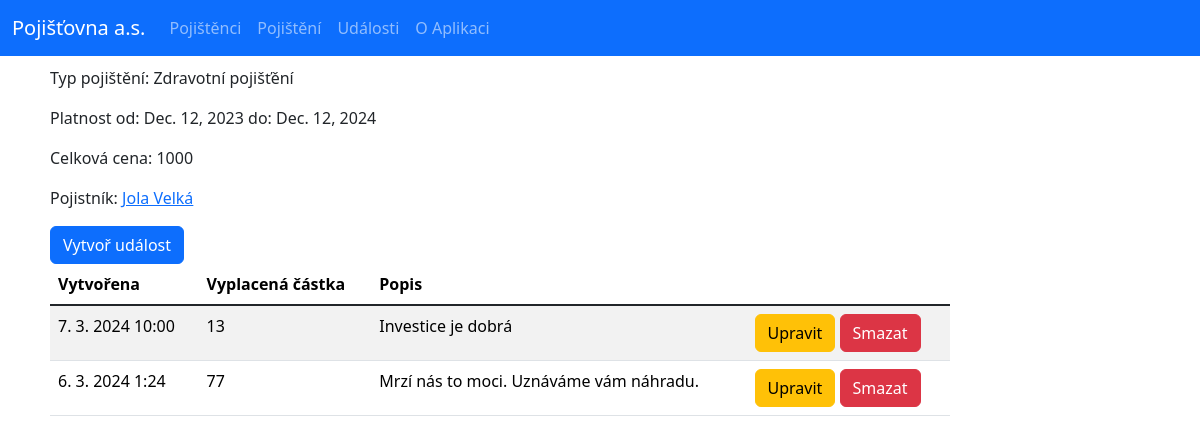
Screenshot of /insurance-policy-detail/5/ with the database file from the repository.
### base/models.py (models this page shows, shortened)
class InsurancePolicy(models.Model):
    holder = models.ForeignKey(Policyholder, on_delete=models.CASCADE)
    effective_date = models.DateField("Začátek platnosti")
    expire_date = models.DateField("Konec platnosti")
    total_amount = models.IntegerField("Celková částka")
    policy_type = models.CharField("Druh pojištění", max_length=50)
    class Meta:
        ordering = ['expire_date']

class Policyholder(models.Model):
    first_name = models.CharField("Jméno", max_length=50)
    last_name = models.CharField("Příjmení", max_length=50)
    email = models.EmailField()
    phone = models.CharField("Telefon", max_length=20)
    address = models.CharField("Adresa", max_length=100)
    city = models.CharField("Město", max_length=100)
    zip_code = models.CharField("PSČ", max_length=20)
    class Meta:
        ordering = ['last_name', 'first_name']
    def __str__(self):
        return f"{self.first_name} {self.last_name}"

class InsuranceClaim(models.Model):
    holder = models.ForeignKey(Policyholder, on_delete=models.CASCADE)
    policy = models.ForeignKey(InsurancePolicy, on_delete=models.SET_NULL, null=True)
    amount = models.IntegerField("Uznaná náhrada")
    description = models.TextField("Popis")
    created = models.DateTimeField(auto_now_add=True)
    class Meta:
        ordering = ['-created']

### base/views.py (the view)
# urls.py: path('insurance-policy-detail/<str:pk>/', views.insurance_policy_detail, name="insurance-policy-detail"),
def insurance_policy_detail(request, pk):
    insurance_policy = InsurancePolicy.objects.get(id=pk)
    claims = insurance_policy.insuranceclaim_set.all()  # gets all claims of insurance_policy instance
    context = {'insurance_policy': insurance_policy, 'claims': claims}
    return render(request, 'base/insurance_policy_detail.html', context)

### base/templates/base/insurance_policy_detail.html
{% extends 'main.html' %}
{% block content %}
<main class="content">
    <p>Typ pojištění: {{insurance_policy.policy_type}} </p>
    <p>Platnost od: {{insurance_policy.effective_date}} do: {{insurance_policy.expire_date}}</p>
    <p>Celková cena: {{insurance_policy.total_amount}}</p>
    <p>Pojistník: <a href="{% url 'policyholder-detail'  insurance_policy.holder.id%}">{{insurance_policy.holder}}</a></p>
    <a href="{% url 'create-claim' insurance_policy.id %}" class="btn btn-primary">Vytvoř událost</a>
    <div class="table-responsive">
        <table class="table table-striped table-hover">
            <thead>
                <tr>
                    <th scope="col">Vytvořena</th>
                    <th scope="col">Vyplacená částka</th>
                    <th scope="col">Popis</th>
                    <th scope="col"></th>
                </tr>
            </thead>
            <tbody class="table-group-divider">
                {% for claim in claims %}
                <tr>
                    <td>{{claim.created|date:"j. n. Y G:i"}}</td>
                    <td>{{claim.amount}}</td>
                    <td>{{claim.description}}</td>
                    <td><a href="{% url 'update-claim' claim.id %}" class="btn btn-warning">Upravit</a> <a href="{% url 'delete-claim' claim.id %}" class="btn btn-danger">Smazat</a></td>
                </tr>
                {% endfor %}
            </tbody>
        </table>
    </div>
</main>
{% endblock %}

### base/static/base/css/style.css (style rules this page uses)
.content { margin: 10px 50px; }
table { max-width: 900px; }

### rows the page displays
InsurancePolicy: policy_type "Zdravotní pojišťění", effective_date "Dec. 12, 2023", expire_date "Dec. 12, 2024", total_amount "1000", holder "Jola Velká"
InsuranceClaim: created "7. 3. 2024 10:00", amount "13", description "Investice je dobrá"
InsuranceClaim: created "6. 3. 2024 1:24", amount "77", description "Mrzí nás to moci. Uznáváme vám náhradu."
